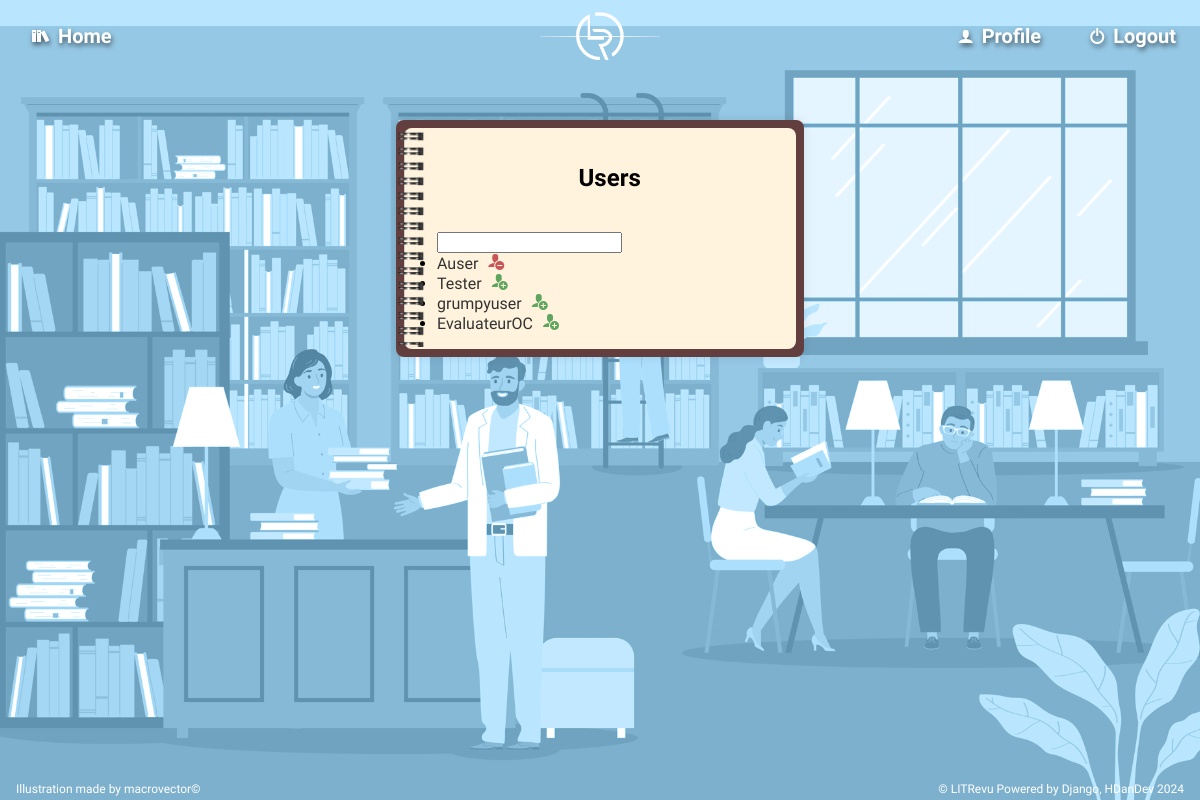
Page /users/ (signed in) on the committed database.
### users/models.py (models this page shows, shortened)
class CustomUser(AbstractUser):
    date_of_birth = models.DateField(null=True, blank=True)
    profile_picture = models.ImageField(
        upload_to='profile_pictures/', blank=True, null=True
        )

### users/views.py (the view)
class UserListView(LoginRequiredMixin, ListView):
    model = CustomUser
    template_name = 'user_list.html'
    context_object_name = 'users'
    def get_queryset(self):
        current_user = self.request.user
        return CustomUser.objects.exclude(id=current_user.id).annotate(
            is_followed_by_current_user=Exists(
                UserFollow.objects.filter(
                    followed=OuterRef('pk'),
                    follower=current_user,
                    status=True
                    )
            )
        )

### users/templates/user_list.html (shortened to what this page needs)
{% extends 'single_page_template.html' %}
{% load static %}
{% block optional_css %}
<link rel="stylesheet" href="{% static 'css/users_styles.css' %}">
{% endblock %}
{% block content_title %}
Users
{% endblock %}
{% block content %}
<input type="text" id="searchInput" oninput="searchUsers()">
<ul>
    {% for user in users %}
    <li>
        <a href="{% url 'user_detail' user.pk %}">{{ user.username }}</a>
        <button class="follow-btn icon-hover-box" data-user-id="{{ user.pk }}" data-url="{% url 'toggle_follow' user.pk %}">
            {% if user.is_followed_by_current_user %}
                <i class="icon-user-minus"></i>
            {% else %}
                <i class="icon-user-plus"></i>
            {% endif %}
        </button>
    </li>
    {% endfor %}
</ul>
{% endblock %}

### app/templates/single_page_template.html
{% extends 'base_template.html' %}
{% load static %}
{% block main_content %}
    <main class="notepad">
        <div class="page right" id="rightPage">
            <div class="page-content">
                <h2 class="main-title">
                    {% block content_title %}
                    {% endblock %}
                </h2>
                <div class="main-content">
                    {% block content %}
                    {% endblock %}
                </div>
            </div>
        </div>
        <div class="spiral single-page-spiral"></div>
    </main>
{% endblock %}

### app/templates/base_template.html (shortened to what this page needs)
{% load static %}
<!DOCTYPE html>
<html lang="en">
<head>
    <link rel="stylesheet" href="{% static 'css/variables-wt.css' %}">
    <link rel="stylesheet" href="{% static 'css/styles.css' %}">
    <link rel="stylesheet" href="{% static 'css/icomoon.css' %}">
    {% block optional_css %}{% endblock %}
</head>
<body>
<header>
    <img id="topLogo" class="top-logo" src="{% static 'images/litrevulogotitlelessw.PNG' %}"/>
    <div id="lineDesign" class="line-design"></div>
    <nav>
        <ul class="navigation-menu">
            {% if user.is_authenticated %}
            <li class="navigation-menu-left-item nav-pink"><a href="/"><i class="icon-books nav-pink"></i>Home</a></li>
            <li class="nav-blue"><a href="{% url 'profile' %}"><i class="icon-user nav-blue"></i>Profile</a></li>
            <li class="nav-red"><a href="{% url 'logout' %}"><i class="icon-switch nav-red"></i>Logout</a></li>
            {% else %}
            <li class="navigation-menu-right-item"><a href="{% url 'login' %}"><i class="icon-unlocked"></i>Login</a></li>
            <li><a href="{% url 'register' %}"><i class="icon-quill"></i>Register</a></li>
            {% endif %}
        </ul>
    </nav>
</header>
<div class="background"></div>
<div class="main-layout">
    {% block main_content %}
    {% endblock %}
    <footer>
        {% block credits %}
        <p>Illustration made by macrovector&copy; </p>
        {% endblock %}
        <p>&copy; LITRevu Powered by Django, HDanDev 2024</p>
    </footer>
</div>
</body>
</html>

### app/static/css/variables-wt.css (style rules this page uses)
:root { --menu-background-colour: #333; --menu-text-colour: white; --main-text-colour: #333; --main-background-colour: wheat; --success-colour: #a8dfa5; --warning-colour: rgb(199, 147, 80); --error-colour: rgb(199, 87, 87); --main-font-style: 'Quicksand', sans-serif, 'Roboto Mono', monospace, 'Courier New', Courier, 'Comfortaa', sans-serif, "Times New Roman", Times, serif; --main-font-size: 16px; }

### app/static/css/styles.css (style rules this page uses)
body { font-family: var(--main-font-style); margin: 0; padding: 0; }
.background { position: fixed; z-index: -1; top: 0; left: 0; width: 100vw; height: 100vh; background-color: #eeb2df; background-image: url('../images/library illustration.jpg'); background-blend-mode: luminosity; background-size: cover; background-position: center; background-repeat: no-repeat; }
i { margin-right: 8px; margin-left: 8px; font-size: 16px; }
a { text-decoration: none; color: var(--main-text-colour); }
button { background: none; border: none; }
.main-layout { display: flex; flex-direction: column; align-items: center; justify-content: center; min-height: calc(100vh - 120px); padding-top: 120px; }
.main-title { text-align: center; margin-bottom: 40px; }
.main-content { margin-right: auto; }
.navigation-menu { position: fixed; display: flex; flex-direction: row; justify-content: space-between; align-items: center; z-index: 3; top: 0; left: 0; width: calc(100vw - 48px); margin: 0; padding: 24px; gap: 40px; }
.navigation-menu li { color: var(--menu-text-colour); list-style: none; }
.navigation-menu li a { color: inherit; text-decoration: none; font-size: 20px; font-weight: bold; display: flex; flex-direction: row; align-items: center; text-shadow: 1px 3px 5px #00000094; transition-property: transform, text-shadow, color; transition-duration: 0.3s; transition-timing-function: ease-in; }
.top-logo { position: fixed; z-index: 4; height: 52px; width: auto; top: calc(36px - 52px / 2); left: calc(100vw / 2 - 52px / 2); }
.line-design { position: fixed; z-index: 4; top: 36px; left: calc(100vw / 2 - 10% / 2); height: 1px; width: 10%; background: radial-gradient(rgb(255, 255, 255), rgba(0, 0, 0, 0) 100%); }
.navigation-menu-left-item { margin-right: auto; }
footer { display: flex; flex-direction: row; justify-content: space-between; width: 100%; margin-top: 40px; }
footer p { color: var(--menu-text-colour); margin: 4px 16px; font-size: 12px; }
.notepad { display: flex; flex-direction: row; gap: 0; position: relative; background-color: #633e3e; padding: 8px; border-radius: 8px; box-sizing: border-box; overflow: hidden; max-width: 80vw; min-width: 34vw; margin: auto; box-shadow: 0 0 10px rgba(0, 0, 0, 0.1); margin-top: 0; }
.page { position: relative; flex: 1; padding: 16px; box-sizing: border-box; position: relative; background-color: #fff3dd; border-radius: 8px; }
.page.right { border-left: 1px solid #ccc; padding-left: 32px; padding-right: 3.5%; }
.spiral { position: absolute; top: 8px; left: calc(100% / 2 - 15px); width: 30px; height: calc(100% - 18px); background-image: url('../images/binder.png'); background-repeat: repeat-y; background-size: 100% auto; background-position: top center; }
.single-page-spiral { left: 0; }
.follow-btn { padding-right: 0; }
.follow-btn i, .block-btn i { margin: 0; }
.icon-user-minus, .icon-heart, .icon-warning, .icon-cross, .icon-bin, .icon-lock { color: rgb(199, 87, 87); }
.icon-user-plus, .icon-checkmark { color: rgb(94, 165, 94); }
.icon-user-minus, .icon-heart, .icon-user-plus, .icon-checkmark, .icon-heart-broken, .icon-warning, .icon-cross, .icon-bin, .icon-lock, .icon-notification, .icon-pencil, .icon-eye-plus, .icon-plus, .icon-pen, .icon-arrow-left2, .icon-file-text, .icon-blocked, .icon-search { transition-property: color, transform; transition-duration: 0.3s; transition-timing-function: ease-in; }

### app/static/css/icomoon.css (style rules this page uses)
[class^="icon-"], [class*=" icon-"] { font-family: 'icomoon' !important; speak: never; font-style: normal; font-weight: normal; font-variant: normal; text-transform: none; line-height: 1; -webkit-font-smoothing: antialiased; -moz-osx-font-smoothing: grayscale; }
.icon-books:before { content: "\e906"; }
.icon-user:before { content: "\e90e"; }
.icon-user-plus:before { content: "\e910"; }
.icon-user-minus:before { content: "\e911"; }
.icon-switch:before { content: "\e919"; }

### users/static/css/users_styles.css (style rules this page uses)
.background { background-color: #a3d6f3; }
ul { margin: 0; padding: 0; }

### rows in the picture
CustomUser: username "Auser"
CustomUser: username "Tester"
CustomUser: username "grumpyuser"
CustomUser: username "EvaluateurOC"
